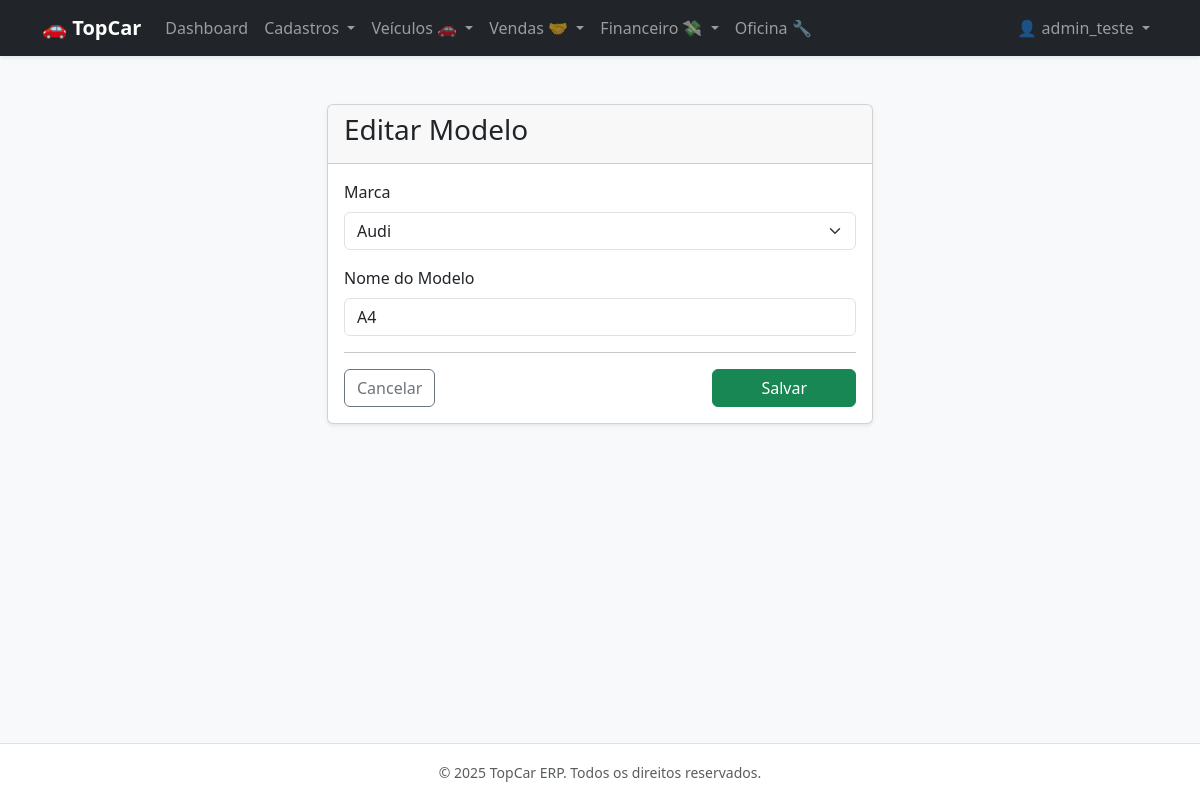
Page /vehicles/models/5/edit/ (signed in) on the committed database.
### apps/core/models.py (models this page shows, shortened)
class CustomUser(AbstractUser):
    class Meta:
        verbose_name = 'Usuário do Sistema'
        verbose_name_plural = 'Usuários do Sistema'

### apps/vehicles/models.py (models this page shows, shortened)
class Model(TenantAwareModel):
    brand = models.ForeignKey(Brand, on_delete=models.PROTECT, related_name='models', verbose_name="Marca")
    name = models.CharField(max_length=100, verbose_name="Nome do Modelo")
    class Meta:
        verbose_name = "Modelo"
        verbose_name_plural = "Modelos"
        ordering = ['brand__name', 'name']

### apps/vehicles/views.py (the view)
# urls.py: path('models/<int:pk>/edit/', views.model_update, name='model_update'),
@login_required
def model_update(request, pk):
    model = get_object_or_404(Model, pk=pk)
    if request.method == 'POST':
        form = ModelForm(request.POST, instance=model)
        if form.is_valid():
            form.save()
            messages.success(request, f"Modelo '{model.name}' atualizado.")
            return redirect('model_list')
    else:
        form = ModelForm(instance=model)
    return render(request, 'vehicles/model_form.html', {'form': form, 'action': 'Editar'})

### apps/vehicles/forms.py
class ModelForm(forms.ModelForm):
    brand = forms.ModelChoiceField(
        queryset=Brand.objects.all().order_by('name'),
        label="Marca",
        widget=forms.Select(attrs={'class': 'form-select'})
    )
    class Meta:
        model = Model
        fields = ['brand', 'name']
        labels = {
            'name': 'Nome do Modelo'
        }
        widgets = {
            'name': forms.TextInput(attrs={'class': 'form-control', 'placeholder': 'Ex: Corolla'})
        }

### apps/vehicles/models.py (called while the page is built)
    def __str__(self):
        return self.name

### templates/vehicles/model_form.html (shortened to what this page needs)
{% extends 'base.html' %}
{% block content %}
<div class="row justify-content-center">
    <div class="col-md-6">
        <div class="card shadow-sm">
            <div class="card-header">
                <h3>{{ action }} Modelo</h3>
            </div>
            <div class="card-body">
                <form method="post" autocomplete="off">
                    <div class="mb-3">
                        <label class="form-label">{{ form.brand.label }}</label>
                        {{ form.brand }}
                    </div>
                    <div class="mb-3">
                        <label class="form-label">{{ form.name.label }}</label>
                        {{ form.name }}
                    </div>
                    <hr>
                    <div class="d-flex justify-content-between">
                        <a href="{% url 'model_list' %}" class="btn btn-outline-secondary">Cancelar</a>
                        <button type="submit" class="btn btn-success px-5">Salvar</button>
                    </div>
                </form>
            </div>
        </div>
    </div>
</div>
{% endblock %}

### templates/base.html (shortened to what this page needs)
<!DOCTYPE html>
<html lang="pt-br">
<head>
    <link href="https://cdn.jsdelivr.net/npm/bootstrap@5.3.0/dist/css/bootstrap.min.css" rel="stylesheet">
</head>
<body class="bg-light d-flex flex-column min-vh-100">
    <nav class="navbar navbar-expand-lg navbar-dark bg-dark shadow-sm">
        <div class="container">
            <a class="navbar-brand fw-bold" href="{% url 'dashboard' %}">🚗 TopCar</a>
            <div class="collapse navbar-collapse" id="navbarNav">
                <ul class="navbar-nav me-auto">
                    {% if user.is_authenticated %}
                        <li class="nav-item">
                            <a class="nav-link" href="{% url 'dashboard' %}">Dashboard</a>
                        </li>
                        <li class="nav-item dropdown">
                            <a class="nav-link dropdown-toggle" href="#" role="button" data-bs-toggle="dropdown">
                                Cadastros
                            </a>
                        </li>
                        <li class="nav-item dropdown">
                            <a class="nav-link dropdown-toggle" href="#" role="button" data-bs-toggle="dropdown">
                                Veículos 🚗
                            </a>
                        </li>
                        <li class="nav-item dropdown">
                            <a class="nav-link dropdown-toggle" href="#" role="button" data-bs-toggle="dropdown">
                                Vendas 🤝
                            </a>
                        </li>
                        <li class="nav-item dropdown">
                            <a class="nav-link dropdown-toggle" href="#" role="button" data-bs-toggle="dropdown">
                                Financeiro 💸
                            </a>
                        </li>
                        <li class="nav-item">
                            <a class="nav-link" href="{% url 'maintenance_list' %}">Oficina 🔧</a>
                        </li>
                    {% endif %}
                </ul>
                <ul class="navbar-nav">
                    {% if user.is_authenticated %}
                        <li class="nav-item dropdown">
                            <a class="nav-link dropdown-toggle" href="#" role="button" data-bs-toggle="dropdown">
                                👤 {{ user.username }}
                            </a>
                        </li>
                    {% else %}
                        <li class="nav-item">
                            <a class="nav-link btn btn-primary text-white px-4" href="{% url 'login' %}">Entrar</a>
                        </li>
                    {% endif %}
                </ul>
            </div>
        </div>
    </nav>
    <main class="container my-4 flex-grow-1">
        {% block content %}
        {% endblock %}
    </main>
    <footer class="bg-white py-3 mt-auto border-top">
        <div class="container text-center text-muted">
            <small>&copy; 2025 TopCar ERP. Todos os direitos reservados.</small>
        </div>
    </footer>
</body>
</html>

### rows in the picture
CustomUser: username "admin_teste"
Model: brand "Audi", name "A4"

### other values in the picture
{{ action }} "Editar"
